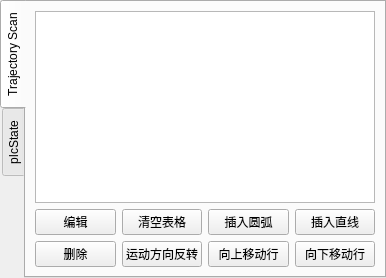
     <widget class="QTabWidget" name="State">
      <property name="sizePolicy">
       <sizepolicy hsizetype="Expanding" vsizetype="Expanding">
        <horstretch>0</horstretch>
        <verstretch>0</verstretch>
       </sizepolicy>
      </property>
      <property name="minimumSize">
       <size>
        <width>0</width>
        <height>0</height>
       </size>
      </property>
      <property name="layoutDirection">
       <enum>Qt::LeftToRight</enum>
      </property>
      <property name="tabPosition">
       <enum>QTabWidget::West</enum>
      </property>
      <property name="currentIndex">
       <number>0</number>
      </property>
      <widget class="QWidget" name="tab_2">
       <attribute name="title">
        <string>Trajectory Scan</string>
       </attribute>
       <layout class="QGridLayout" name="gridLayout" rowstretch="15,0,0">
        <item row="2" column="3">
         <widget class="QPushButton" name="moveDownTabelRow_btu">
          <property name="sizePolicy">
           <sizepolicy hsizetype="Expanding" vsizetype="Expanding">
            <horstretch>0</horstretch>
            <verstretch>0</verstretch>
           </sizepolicy>
          </property>
          <property name="minimumSize">
           <size>
            <width>0</width>
            <height>0</height>
           </size>
          </property>
          <property name="text">
           <string>向下移动行</string>
          </property>
         </widget>
        </item>
        <item row="1" column="0">
         <widget class="QPushButton" name="editPos_but">
          <property name="sizePolicy">
           <sizepolicy hsizetype="Expanding" vsizetype="Expanding">
            <horstretch>0</horstretch>
            <verstretch>0</verstretch>
           </sizepolicy>
          </property>
          <property name="minimumSize">
           <size>
            <width>0</width>
            <height>0</height>
           </size>
          </property>
          <property name="text">
           <string>编辑</string>
          </property>
         </widget>
        </item>
        <item row="1" column="3">
         <widget class="QPushButton" name="insertLinePos_but">
          <property name="sizePolicy">
           <sizepolicy hsizetype="Expanding" vsizetype="Expanding">
            <horstretch>0</horstretch>
            <verstretch>0</verstretch>
           </sizepolicy>
          </property>
          <property name="minimumSize">
           <size>
            <width>0</width>
            <height>0</height>
           </size>
          </property>
          <property name="text">
           <string>插入直线</string>
          </property>
         </widget>
        </item>
        <item row="1" column="2">
         <widget class="QPushButton" name="insertArcPos_but">
          <property name="sizePolicy">
           <sizepolicy hsizetype="Expanding" vsizetype="Expanding">
            <horstretch>0</horstretch>
            <verstretch>0</verstretch>
           </sizepolicy>
          </property>
          <property name="minimumSize">
           <size>
            <width>0</width>
            <height>0</height>
           </size>
          </property>
          <property name="text">
           <string>插入圆弧</string>
          </property>
         </widget>
        </item>
        <item row="2" column="2">
         <widget class="QPushButton" name="moveUpTabelRow_btu">
          <property name="sizePolicy">
           <sizepolicy hsizetype="Expanding" vsizetype="Expanding">
            <horstretch>0</horstretch>
            <verstretch>0</verstretch>
           </sizepolicy>
          </property>
          <property name="minimumSize">
           <size>
            <width>0</width>
            <height>0</height>
           </size>
          </property>
          <property name="text">
           <string>向上移动行</string>
          </property>
         </widget>
        </item>
        <item row="1" column="1">
         <widget class="QPushButton" name="cleanTable_but">
          <property name="sizePolicy">
           <sizepolicy hsizetype="Expanding" vsizetype="Expanding">
            <horstretch>0</horstretch>
            <verstretch>0</verstretch>
           </sizepolicy>
          </property>
          <property name="minimumSize">
           <size>
            <width>0</width>
            <height>0</height>
           </size>
          </property>
          <property name="text">
           <string>清空表格</string>
          </property>
         </widget>
        </item>
        <item row="2" column="1">
         <widget class="QPushButton" name="moveDirectionNot_but">
          <property name="sizePolicy">
           <sizepolicy hsizetype="Expanding" vsizetype="Expanding">
            <horstretch>0</horstretch>
            <verstretch>0</verstretch>
           </sizepolicy>
          </property>
          <property name="minimumSize">
           <size>
            <width>0</width>
            <height>0</height>
           </size>
          </property>
          <property name="text">
           <string>运动方向反转</string>
          </property>
         </widget>
        </item>
        <item row="0" column="0" colspan="4">
         <widget class="QTableView" name="tableView">
          <property name="sizePolicy">
           <sizepolicy hsizetype="Expanding" vsizetype="Expanding">
            <horstretch>0</horstretch>
            <verstretch>0</verstretch>
           </sizepolicy>
          </property>
          <property name="minimumSize">
           <size>
            <width>0</width>
            <height>0</height>
           </size>
          </property>
         </widget>
        </item>
        <item row="2" column="0">
         <widget class="QPushButton" name="delete_but">
          <property name="sizePolicy">
           <sizepolicy hsizetype="Expanding" vsizetype="Expanding">
            <horstretch>0</horstretch>
            <verstretch>0</verstretch>
           </sizepolicy>
          </property>
          <property name="minimumSize">
           <size>
            <width>0</width>
            <height>0</height>
           </size>
          </property>
          <property name="text">
           <string>删除</string>
          </property>
         </widget>
        </item>
       </layout>
      </widget>
      <widget class="QWidget" name="plcState">
       <attribute name="title">
        <string>plcState</string>
       </attribute>
      </widget>
     </widget>
